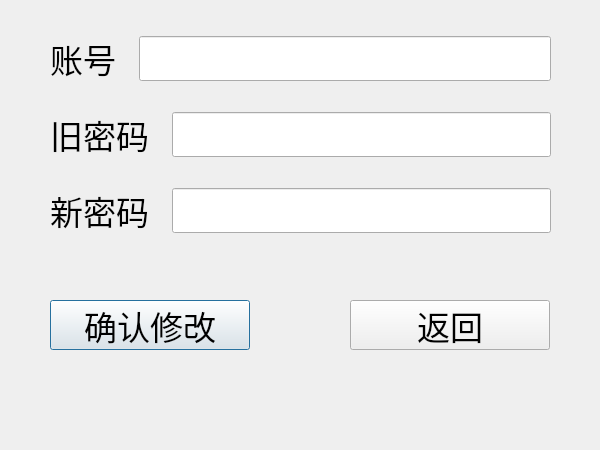
<?xml version="1.0" encoding="UTF-8"?>
<ui version="4.0">
 <class>ResetPasswordWidget</class>
 <widget class="QWidget" name="ResetPasswordWidget">
  <property name="geometry">
   <rect>
    <x>0</x>
    <y>0</y>
    <width>600</width>
    <height>450</height>
   </rect>
  </property>
  <property name="minimumSize">
   <size>
    <width>600</width>
    <height>450</height>
   </size>
  </property>
  <property name="maximumSize">
   <size>
    <width>600</width>
    <height>450</height>
   </size>
  </property>
  <property name="focusPolicy">
   <enum>Qt::StrongFocus</enum>
  </property>
  <property name="windowTitle">
   <string>修改密码</string>
  </property>
  <widget class="QPushButton" name="ConfirmButton">
   <property name="geometry">
    <rect>
     <x>50</x>
     <y>300</y>
     <width>200</width>
     <height>50</height>
    </rect>
   </property>
   <property name="font">
    <font>
     <pointsize>25</pointsize>
    </font>
   </property>
   <property name="text">
    <string>确认修改</string>
   </property>
   <property name="default">
    <bool>true</bool>
   </property>
  </widget>
  <widget class="QPushButton" name="ReturnButton">
   <property name="geometry">
    <rect>
     <x>350</x>
     <y>300</y>
     <width>200</width>
     <height>50</height>
    </rect>
   </property>
   <property name="font">
    <font>
     <pointsize>25</pointsize>
    </font>
   </property>
   <property name="text">
    <string>返回</string>
   </property>
  </widget>
  <widget class="QWidget" name="layoutWidget">
   <property name="geometry">
    <rect>
     <x>50</x>
     <y>30</y>
     <width>501</width>
     <height>210</height>
    </rect>
   </property>
   <layout class="QVBoxLayout" name="verticalLayout">
    <property name="spacing">
     <number>23</number>
    </property>
    <item>
     <layout class="QHBoxLayout" name="horizontalLayout">
      <item>
       <widget class="QLabel" name="Account">
        <property name="font">
         <font>
          <pointsize>25</pointsize>
         </font>
        </property>
        <property name="text">
         <string>账号</string>
        </property>
       </widget>
      </item>
      <item>
       <widget class="QLineEdit" name="AccountEdit">
        <property name="font">
         <font>
          <pointsize>25</pointsize>
         </font>
        </property>
       </widget>
      </item>
     </layout>
    </item>
    <item>
     <layout class="QHBoxLayout" name="horizontalLayout_2">
      <item>
       <widget class="QLabel" name="OldPassword">
        <property name="font">
         <font>
          <pointsize>25</pointsize>
         </font>
        </property>
        <property name="text">
         <string>旧密码</string>
        </property>
       </widget>
      </item>
      <item>
       <widget class="QLineEdit" name="OldPasswordEdit">
        <property name="font">
         <font>
          <pointsize>25</pointsize>
         </font>
        </property>
       </widget>
      </item>
     </layout>
    </item>
    <item>
     <layout class="QHBoxLayout" name="horizontalLayout_3">
      <item>
       <widget class="QLabel" name="NewPassword">
        <property name="font">
         <font>
          <pointsize>25</pointsize>
         </font>
        </property>
        <property name="text">
         <string>新密码</string>
        </property>
       </widget>
      </item>
      <item>
       <widget class="QLineEdit" name="NewPasswordEdit">
        <property name="font">
         <font>
          <pointsize>25</pointsize>
         </font>
        </property>
       </widget>
      </item>
     </layout>
    </item>
   </layout>
  </widget>
 </widget>
 <resources/>
 <connections/>
</ui>
